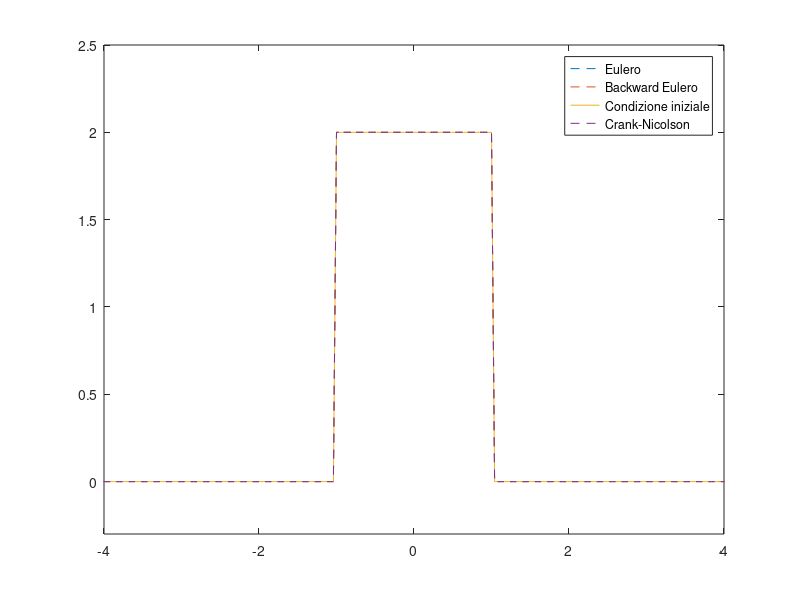

The MATLAB source for this figure: (Note: this script raises an error after producing the figure.)
clear
clc

%%%%%%%%%%%%%%%%%%%%%%
%DIFFUSIONE BOX FUNCTION
%%%%%%%%%%%%%%%%%%%%%%

%%DISCRETIZZO%%
t0=0;
h=0.04;     %spacesteps
k=0.01;     %timesteps
t=t0:k:10;
Nt= length(t);
xn=10;
x1=-xn;
x=x1:h:xn;
Nx =length(x);
x0=0;   %centro del box

%%stabilità%%
sigma=k/(h^2); %sigma
alpha=0.2;

%%PARAMETRI%%
L=2;    %larghezza
U=2;   %ampiezza

b=sqrt(alpha/sigma);    %radice coefficiente diffusione
disp(['Coefficiente di diffusione: b=' num2str(b)]);

u0=zeros(Nx,1);

%%PERTURBAZIONE INIZIALE BOX FUNCTION%%
for i=1:Nx
    if abs(x(i)-x0)<= L/2
        u0(i)=U;
    else 
        u0(i)=0;
    end
end

%%EULERO ESPLICITO%% 
%stabile se alpha<=0.5 
%sottostima se 1/6<alpha<0.5
vEU(:,1)=u0;
vEU(1,:)=0;
vEU(Nx,:)=0;
for j= 2:Nt
        
        for i= 2:Nx-1
            
               vEU(i,j)= vEU(i,j-1)+(b*b*sigma)*(vEU(i+1,j-1)-...
                   2*vEU(i,j-1)+vEU(i-1,j-1));
        end
end

%%LEAP FROG ESPLICITO%%
%differenze prime bilanciate per d/dt al primo membro della PDE%
vLF(:,1)=u0;
vLF(1,:)=0;
vLF(Nx,:)=0;
vLF(:,2)=vEU(:,2);
 for j= 3:Nt
        for i= 2:Nx-1

                  vLF(i,j)= vLF(i,j-2)+2*(b*b*sigma)*(vLF(i+1,j-1)...
                      -2*vLF(i,j-1)+ vLF(i-1,j-1));
        end
 end
 
%%BACKWARD EULERO%%
%incondizionatamente stabile, terzo ordine, matrici con BC nulle%
v1 = zeros(Nx,1); 
v2 = zeros(Nx,1); %sotto
v3 = zeros(Nx,1); %sopra
v1(:)=1+2*b*b*sigma;
v2(:)=-b*b*sigma;  %sotto
v3(:)=-b*b*sigma; %sopra
v1(1)=1;
v1(Nx)=1;
v3(2)=0;
v3(Nx)=0;
v2(Nx-1)=0;

A = spdiags([v2 v1 v3],-1:1,Nx,Nx);
matEulero = full(A);

B_BE=eye(Nx,Nx);
B_BE(1,1)=0;
B_BE(Nx,Nx)=0;
%RISOLVO%
vBE=zeros(Nx,Nt);
vBE(:,1)= u0;
D=matEulero\B_BE;
for j= 2:Nt 
       
               vBE(:,j)= D*vBE(:,j-1);    
end

%%CRANK-NICOLSON%%
%media di forward and backward Eulero, sempre stabile, terzo ordine%
g1 = zeros(Nx,1); 
g2 = zeros(Nx,1); %sotto
g3 = zeros(Nx,1); %sopra
g1(:)=1+alpha;
g2(:)=-alpha*0.5;  %sotto
g3(:)=-alpha*0.5; %sopra
g1(1)=1;
g1(Nx)=1;
g3(2)=0;
g3(Nx)=0;
g2(Nx-1)=0;

G = spdiags([g2 g1 g3],-1:1,Nx,Nx);
matCrank = full(G);

o1 = zeros(Nx,1); 
o2 = zeros(Nx,1); %sotto
o3 = zeros(Nx,1); %sopra
o1(:)=1-alpha;
o2(:)=alpha*0.5;  %sotto
o3(:)=alpha*0.5; %sopra
o1(1)=1;
o1(Nx)=1;
o3(2)=0;
o3(Nx)=0;
o2(Nx-1)=0;

O = spdiags([o2 o1 o3],-1:1,Nx,Nx);
B_CN = full(O);
%RISOLVO%
vCN=zeros(Nx,Nt);
vCN(:,1)= u0;
Q=matCrank\B_CN;
for j= 2:Nt 
       
               vCN(:,j)= Q*vCN(:,j-1);    
end

%%SOLUZIONE ANALITICA%%
u=zeros(Nx,Nt);
    for j= 1:Nt
        for i=1:Nx
            A=((x(i)-x0)+L/2)/(2*b*sqrt(t(j)));
            B=(-(x(i)-x0)+L/2)/(2*b*sqrt(t(j)));

            if abs(x(i)-x0)<= L/2  
                u(i,j)=(U/2)*(erf(A)+erf(B));
            else
                u(i,j)= (U/2)*(erf(A)-erf(-B));
            end
        end
    end
    
%%ERRORE%%
errore_EU=zeros(Nt,1);%migliore
errore_BE=zeros(Nt,1);%peggiore
errore_LF=zeros(Nt,1);
errore_CN=zeros(Nt,1);
 for j=1:Nt

    AEU=(u(:,j)-vEU(:,j)).^2 ; 
    ABE=(u(:,j)-vBE(:,j)).^2 ;
    ALF=(u(:,j)-vLF(:,j)).^2 ;
    ACN=(u(:,j)-vCN(:,j)).^2 ;
    
    B=u(:,j).^2;   
    sum_B =sum(B,1) ;
    
    sum_EU=sum(AEU,1); 
    sum_BE=sum(ABE,1);
    sum_LF=sum(ALF,1);
    sum_CN=sum(ACN,1);
    
    errore_EU(j)=sqrt(sum_EU./sum_B);
    errore_BE(j)=sqrt(sum_BE./sum_B);
    errore_LF(j)=sqrt(sum_LF./sum_B);
    errore_CN(j)=sqrt(sum_CN./sum_B);     
 end  
 
%PLOT SOLUZIONI NUMERICHE%%
%backward eulero perde più ampiezza rispetto a cran nicolson e 
%Eulero perde pochissima ampiezza
figure (1)
for j=1:Nt/20
     plot (x, vEU(:,j),'--',x, vBE(:,j),'--',x,u0, x, vCN(:,j),'--');
     ylim([-0.3,2.5])
     xlim([-4,4])
     legend ("Eulero", "Backward Eulero",'Condizione iniziale', "Crank-Nicolson")
     title("t=", num2str(t(j)))
     pause(0.1);
end  

%PLOT DELL'ERRORE%
%errore diminuisce nel tempo esponenzialmente
figure (2)
semilogy(t,errore_EU,t,errore_CN,t, errore_BE)
legend ("Eulero", "Crank Nicolson", "Backward Eulero")
title("RMSE")
xlabel('t')
ylabel('RMSE(t)')
xlim([0 2])
ylim([0 0.08])
grid on

%PLOT: ERRORE AI BORDI DELLA BOX%%
figure (3)
surf(t,x,u-vCN,'FaceAlpha',0.5,"LineStyle", "None")
xlabel('t')
ylabel('x')
colorbar
title("RMSE CRANK NICOLSON 3D")
figure (4)
surf(t,x,u-vEU,'FaceAlpha',0.5,"LineStyle", "None")
xlabel('t')
ylabel('x')
colorbar
title("RMSE EULERO 3D")
figure (5)
surf(t,x,u-vBE,'FaceAlpha',0.5,"LineStyle", "None")
xlabel('t')
ylabel('x')
colorbar
title("RMSE BACKWARD EULERO 3D")

   
